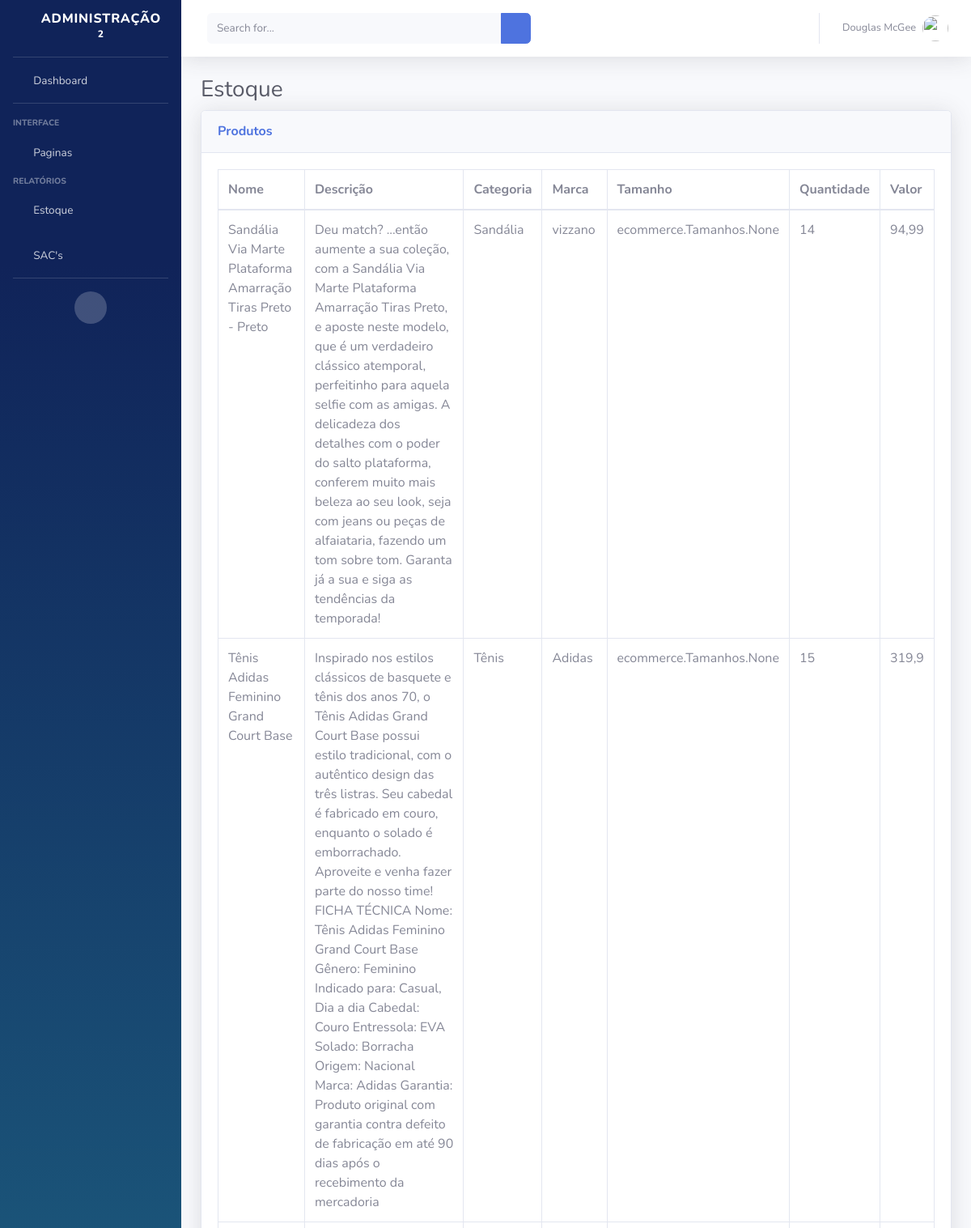
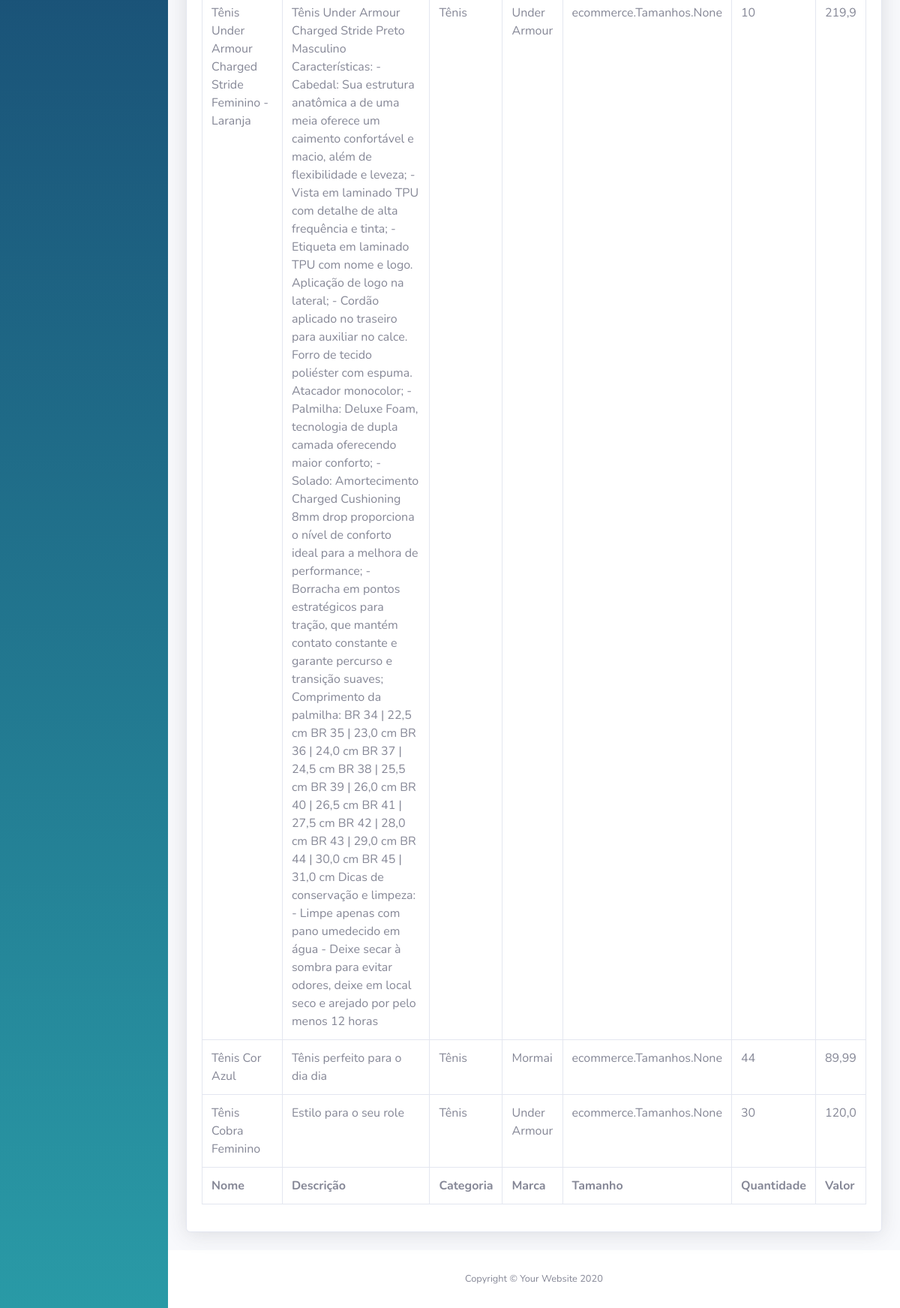
/dashboard/estoque/ (signed in), run on the app's committed database (2 pictures, top to bottom).
### ecommerce/models.py (models this page shows, shortened)
class Produto(models.Model):
    nome = models.CharField(max_length=255)
    descricao = models.TextField()
    qtd = models.IntegerField()
    valor = models.FloatField()
    endimg = models.ImageField(upload_to='Produto_img/%Y/%m/%d')
    tamanho = models.ManyToManyField(Tamanhos)
    categoria = models.ForeignKey(Categoria, on_delete=models.DO_NOTHING)
    marca = models.ForeignKey(Marca, on_delete=models.DO_NOTHING)

class Categoria(models.Model):
    tpCategoria = models.CharField(max_length=255)

class Marca(models.Model):
    nmMarca = models.CharField(max_length=255)

### ecommerce/views.py (the view)
# urls.py: path('dashboard/estoque/', views.estoque, name='estoque'),
@login_required(login_url='login')
def estoque(request):
    if request.user.is_superuser:
        produtos = Produto.objects.all()
        return render(request, 'admins/estoque/index.html', {'produtos': produtos})
    else:
        return redirect('inicio')

### ecommerce/templates/admins/estoque/index.html (shortened to what this page needs)
{% load static %}
<!DOCTYPE html>
<html lang="pt-br">
<head>
    <link href="{% static 'vendor/fontawesome-free/css/all.min.css' %}" rel="stylesheet" type="text/css">
    <link href="{% static 'css/sb-admin-2.min.css' %}" rel="stylesheet">
    <link href="{% static 'vendor/datatables/dataTables.bootstrap4.min.css' %}" rel="stylesheet">
</head>
<body id="page-top">
    <div id="wrapper">
        <ul class="navbar-nav bg-gradient-primary sidebar sidebar-dark accordion" id="accordionSidebar">
            <a class="sidebar-brand d-flex align-items-center justify-content-center" href="{% url 'dashboard' %}">
                <div class="sidebar-brand-icon rotate-n-15">
                    <i class="fas fa-laugh-wink"></i>
                </div>
                <div class="sidebar-brand-text mx-3">Administração <sup>2</sup></div>
            </a>
            <hr class="sidebar-divider my-0">
            <li class="nav-item">
                <a class="nav-link" href="{% url 'dashboard' %}">
                    <i class="fas fa-fw fa-tachometer-alt"></i>
                    <span>Dashboard</span></a>
            </li>
            <hr class="sidebar-divider">
            <div class="sidebar-heading">
                Interface
            </div>
            <li class="nav-item">
                <a class="nav-link collapsed" href="#" data-toggle="collapse" data-target="#collapsePages"
                    aria-expanded="true" aria-controls="collapsePages">
                    <i class="fas fa-fw fa-folder"></i>
                    <span>Paginas</span>
                </a>
            </li>
            <div class="sidebar-heading">
                Relatórios
            </div>
            <li class="nav-item">
                <a class="nav-link" href="{% url 'estoque' %}">
                    <i class="fas fa-fw fa-table"></i>
                    <span>Estoque</span></a>
            </li>
            <li class="nav-item">
                <a class="nav-link" href="{% url 'sacs' %}">
                    <i class="fas fa-fw fa-table"></i>
                    <span>SAC's</span></a>
            </li>
            <hr class="sidebar-divider d-none d-md-block">
            <div class="text-center d-none d-md-inline">
                <button class="rounded-circle border-0" id="sidebarToggle"></button>
            </div>
        </ul>
        <div id="content-wrapper" class="d-flex flex-column">
            <div id="content">
                <nav class="navbar navbar-expand navbar-light bg-white topbar mb-4 static-top shadow">
                    <form
                        class="d-none d-sm-inline-block form-inline mr-auto ml-md-3 my-2 my-md-0 mw-100 navbar-search">
                        <div class="input-group">
                            <input type="text" class="form-control bg-light border-0 small" placeholder="Search for..."
                                aria-label="Search" aria-describedby="basic-addon2">
                            <div class="input-group-append">
                                <button class="btn btn-primary" type="button">
                                    <i class="fas fa-search fa-sm"></i>
                                </button>
                            </div>
                        </div>
                    </form>
                    <ul class="navbar-nav ml-auto">
                        <li class="nav-item dropdown no-arrow">
                            <a class="nav-link dropdown-toggle" href="#" id="userDropdown" role="button"
                                data-toggle="dropdown" aria-haspopup="true" aria-expanded="false">
                                <span class="mr-2 d-none d-lg-inline text-gray-600 small">Douglas McGee</span>
                                <img class="img-profile rounded-circle"
                                    src="img/undraw_profile.svg">
                            </a>
                        </li>
                    </ul>
                </nav>
                <div class="container-fluid">
                    <h1 class="h3 mb-2 text-gray-800">Estoque</h1>
                    <div class="card shadow mb-4">
                        <div class="card-header py-3">
                            <h6 class="m-0 font-weight-bold text-primary">Produtos</h6>
                        </div>
                        <div class="card-body">
                            <div class="table-responsive">
                                <table class="table table-bordered" id="dataTable" width="100%" cellspacing="0">
                                    <thead>
                                        <tr>
                                            <th>Nome</th>
                                            <th>Descrição</th>
                                            <th>Categoria</th>
                                            <th>Marca</th>
                                            <th>Tamanho</th>
                                            <th>Quantidade</th>
                                            <th>Valor</th>
                                        </tr>
                                    </thead>
                                    <tfoot>
                                        <tr>
                                            <th>Nome</th>
                                            <th>Descrição</th>
                                            <th>Categoria</th>
                                            <th>Marca</th>
                                            <th>Tamanho</th>
                                            <th>Quantidade</th>
                                            <th>Valor</th>
                                        </tr>
                                    </tfoot>
                                    <tbody>
                                        {% for produto in produtos %}
                                        <tr>
                                            <td>{{produto.nome}}</td>
                                            <td>{{produto.descricao}}</td>
                                            <td>{{produto.categoria.tpCategoria}}</td>
                                            <td>{{produto.marca.nmMarca}}</td>
                                            <td>{{produto.tamanho}}</td>
                                            <td>{{produto.qtd}}</td>
                                            <td>{{produto.valor}}</td>
                                        </tr>
                                        {% endfor %}
                                    </tbody>
                                </table>
                            </div>
                        </div>
                    </div>
                </div>
            </div>
            <footer class="sticky-footer bg-white">
                <div class="container my-auto">
                    <div class="copyright text-center my-auto">
                        <span>Copyright &copy; Your Website 2020</span>
                    </div>
                </div>
            </footer>
        </div>
    </div>
</body>
</html>

### data on the page
Produto: nome "Sandália Via Marte Plataforma Amarração Tiras Preto - Preto", descricao "Deu match? ...então aumente a sua coleção, com a Sandália Via Marte Plataforma Amarração Tiras Preto, e aposte neste modelo, que é um verdadeiro clássico atemporal, perfeitinho para aquela selfie com as amigas. A delicadeza dos detalhes com o poder do salto plataforma, conferem muito mais beleza ao seu look, seja com jeans ou peças de alfaiataria, fazendo um tom sobre tom. Garanta já a sua e siga as tendências da temporada!", categoria.tpCategoria "Sandália", marca.nmMarca "vizzano", tamanho "ecommerce.Tamanhos.None", qtd "14", valor "94,99"
Produto: nome "Tênis Adidas Feminino Grand Court Base", descricao "Inspirado nos estilos clássicos de basquete e tênis dos anos 70, o Tênis Adidas Grand Court Base possui estilo tradicional, com o autêntico design das três listras. Seu cabedal é fabricado em couro, enquanto o solado é emborrachado. Aproveite e venha fazer parte do nosso time! FICHA TÉCNICA Nome: Tênis Adidas Feminino Grand Court Base Gênero: Feminino Indicado para: Casual, Dia a dia Cabedal: Couro Entressola: EVA Solado: Borracha Origem: Nacional Marca: Adidas Garantia: Produto original com garantia contra defeito de fabricação em até 90 dias após o recebimento da mercadoria", categoria.tpCategoria "Tênis", marca.nmMarca "Adidas", tamanho "ecommerce.Tamanhos.None", qtd "15", valor "319,9"
Produto: nome "Tênis Under Armour Charged Stride Feminino - Laranja", descricao "Tênis Under Armour Charged Stride Preto Masculino Características: - Cabedal: Sua estrutura anatômica a de uma meia oferece um caimento confortável e macio, além de flexibilidade e leveza; - Vista em laminado TPU com detalhe de alta frequência e tinta; - Etiqueta em laminado TPU com nome e logo. Aplicação de logo na lateral; - Cordão aplicado no traseiro para auxiliar no calce. Forro de tecido poliéster com espuma. Atacador monocolor; - Palmilha: Deluxe Foam, tecnologia de dupla camada oferecendo maior conforto; - Solado: Amortecimento Charged Cushioning 8mm drop proporciona o nível de conforto ideal para a melhora de performance; - Borracha em pontos estratégicos para tração, que mantém…", categoria.tpCategoria "Tênis", marca.nmMarca "Under Armour", tamanho "ecommerce.Tamanhos.None", qtd "10", valor "219,9"
Produto: nome "Tênis Cor Azul", descricao "Tênis perfeito para o dia dia", categoria.tpCategoria "Tênis", marca.nmMarca "Mormai", tamanho "ecommerce.Tamanhos.None", qtd "44", valor "89,99"
Produto: nome "Tênis Cobra Feminino", descricao "Estilo para o seu role", categoria.tpCategoria "Tênis", marca.nmMarca "Under Armour", tamanho "ecommerce.Tamanhos.None", qtd "30", valor "120,0"
